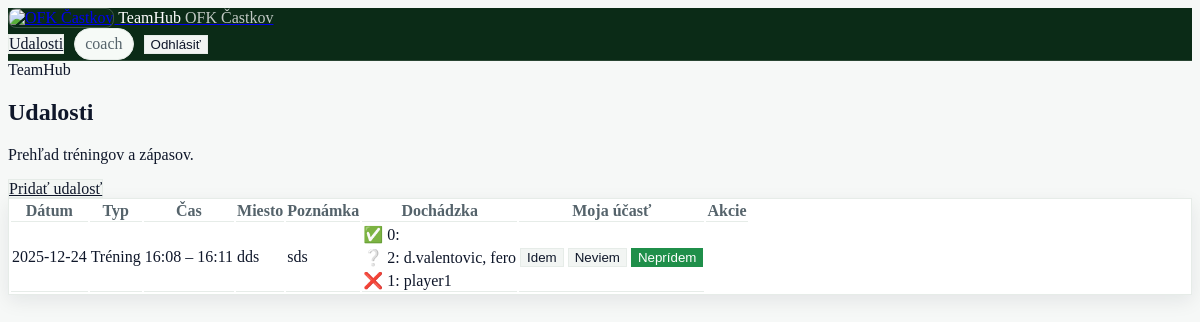
/events/ (signed in), run on the app's committed database.
### tables this page shows
CREATE TABLE events (
  id INTEGER PRIMARY KEY AUTOINCREMENT,
  event_type TEXT NOT NULL,   -- 'training' alebo 'match'
  date TEXT NOT NULL,         -- 'YYYY-MM-DD'
  time_from TEXT,             -- napr. '18:00'
  time_to TEXT,               -- napr. '19:30'
  location TEXT,
  note TEXT
);

### pages/events.py (the view)
@router.get("/", name="events_ui")
async def events_ui(
    request: Request,
    svc: EventsService = Depends(events_service),
    att_svc: AttendanceService = Depends(attendance_service),
    user: Optional[User] = Depends(get_current_user),
):
    events = svc.list_events()
    attendance_overview = att_svc.get_attendance_overview()
    user_statuses: Dict[int, str] = {}
    if user is not None:
        user_statuses = att_svc.get_statuses_for_user(user.id)
    templates = request.app.state.templates
    return templates.TemplateResponse(
        "events.html",
        {
            "request": request,
            "events": events,
            "user": user,
            "user_statuses": user_statuses,
            "attendance_overview": attendance_overview,  # NEW
        },
    )

### templates/events.html (shortened to what this page needs)
{% extends "base.html" %}
{% block content %}
<div class="page">
  <div class="page__header">
    <div class="page__titles">
      <span class="page__kicker">TeamHub</span>
      <h2 class="page__title">Udalosti</h2>
      <p class="page__subtitle">Prehľad tréningov a zápasov.</p>
    </div>
    <div class="page__actions">
      {% if user and user.role in ["admin", "coach"] %}
        <a href="{{ request.url_for('create_event_ui') }}" class="button">Pridať udalosť</a>
      {% endif %}
    </div>
  </div>
  <div class="card">
    {% if events|length == 0 %}
      <p>Zatiaľ nie sú naplánované žiadne udalosti.</p>
    {% else %}
      <table class="table">
        <tr>
          <th>Dátum</th>
          <th>Typ</th>
          <th>Čas</th>
          <th>Miesto</th>
          <th>Poznámka</th>
            <th>Dochádzka</th>
          {% if user %}
            <th>Moja účasť</th>
          {% endif %}
          {% if user and user.role in ["admin", "coach"] %}
            <th>Akcie</th>
          {% endif %}
        </tr>
        {% for ev in events %}
          <tr>
            <td>{{ ev.date }}</td>
            <td>
              {% if ev.event_type == "training" %}
                Tréning
              {% elif ev.event_type == "match" %}
                Zápas
              {% else %}
                {{ ev.event_type }}
              {% endif %}
            </td>
            <td>
              {% if ev.time_from or ev.time_to %}
                {{ ev.time_from }} – {{ ev.time_to }}
              {% endif %}
            </td>
            <td>{{ ev.location }}</td>
            <td>{{ ev.note }}</td>
        <td>
          {% set ov = attendance_overview.get(ev.id) if attendance_overview is defined else None %}
          {% if ov %}
            <div style="display:flex; flex-direction:column; gap:0.25rem;">
              <div>✅ {{ ov["yes"]|length }}: {{ ov["yes"]|join(", ") }}</div>
              <div>❔ {{ ov["unknown"]|length }}: {{ ov["unknown"]|join(", ") }}</div>
              <div>❌ {{ ov["no"]|length }}: {{ ov["no"]|join(", ") }}</div>
            </div>
          {% else %}
            <span>—</span>
          {% endif %}
        </td>
        {% if user %}
          <td>
            {% set st = user_statuses.get(ev.id) if user_statuses is defined else None %}
            <form method="post"
                  action="{{ request.url_for('set_attendance', event_id=ev.id) }}"
                  style="display:flex; gap:0.25rem;">
              <button type="submit"
                      name="status"
                      value="yes"
                      class="button button--small {% if st == 'yes' %}button--primary{% endif %}">
                Idem
              </button>
              <button type="submit"
                      name="status"
                      value="unknown"
                      class="button button--small {% if st == 'unknown' %}button--primary{% endif %}">
                Neviem
              </button>
              <button type="submit"
                      name="status"
                      value="no"
                      class="button button--small {% if st == 'no' %}button--primary{% endif %}">
                Neprídem
              </button>
            </form>
          </td>
        {% endif %}
          </tr>
        {% endfor %}
      </table>
    {% endif %}
  </div>
</div>
{% endblock %}

### static/css/style.css (style rules this page uses)
body { background: #f6f8f7; color: #0f172a; }
:root { --text: #0f172a; --muted: #55636b; --border: #e6ece8; --panel: #ffffff; --panel-2: #ffffff; --shadow2: 0 6px 18px rgba(16, 24, 40, 0.08); --radius2: 14px; --pad: 18px; }
.card { background: #ffffff !important; border: 1px solid var(--border) !important; box-shadow: var(--shadow2) !important; }
.button { transition: none !important; transform: none !important; background: #f2f5f3 !important; border: 1px solid var(--border) !important; color: #0f172a !important; }
.button--primary { background: #1f8f4a !important; border-color: #1f8f4a !important; color: #fff !important; }
.table th, .table td { color: #0f172a !important; border-bottom: 1px solid var(--border) !important; }
.table th { color: #55636b !important; }

### data on the page
events: date "2025-12-24", event_type "Tréning", time_from "16:08", time_to "16:11", location "dds", note "sds", yes|length "0", unknown|length "2", unknown "d.valentovic, fero", no|length "1", no "player1"

### other printed values
{{ user.username }} "coach"
